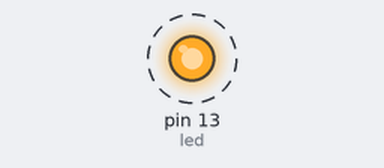
Recording of a sketch running on a simulated Arduino Uno, built with avr-gcc and run on an emulated ATmega328P. Shown: output pins drawn as LEDs (lit = HIGH). Dashed ring = blinking.

Above: at 0.2 s.
Timing chart, 0 to 3.0 s (numbered marks = the images above):
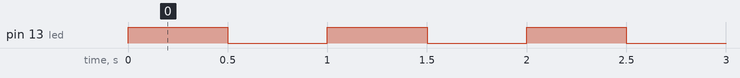

Measured:
- by itself, pin 13 (led): alternates HIGH for 0.50 s and LOW for 0.50 s

The sketch:

sketch_oct08c.ino
```cpp
//Este programa pisca um led externo no pino 12, utilizando variaveis int
int led = 13;
int t = 500;
void setup() {
 pinMode(led, OUTPUT);
}

void loop() {
  digitalWrite(led, HIGH);
  delay(t);
  digitalWrite(led, LOW);
  delay(t);

}
```
